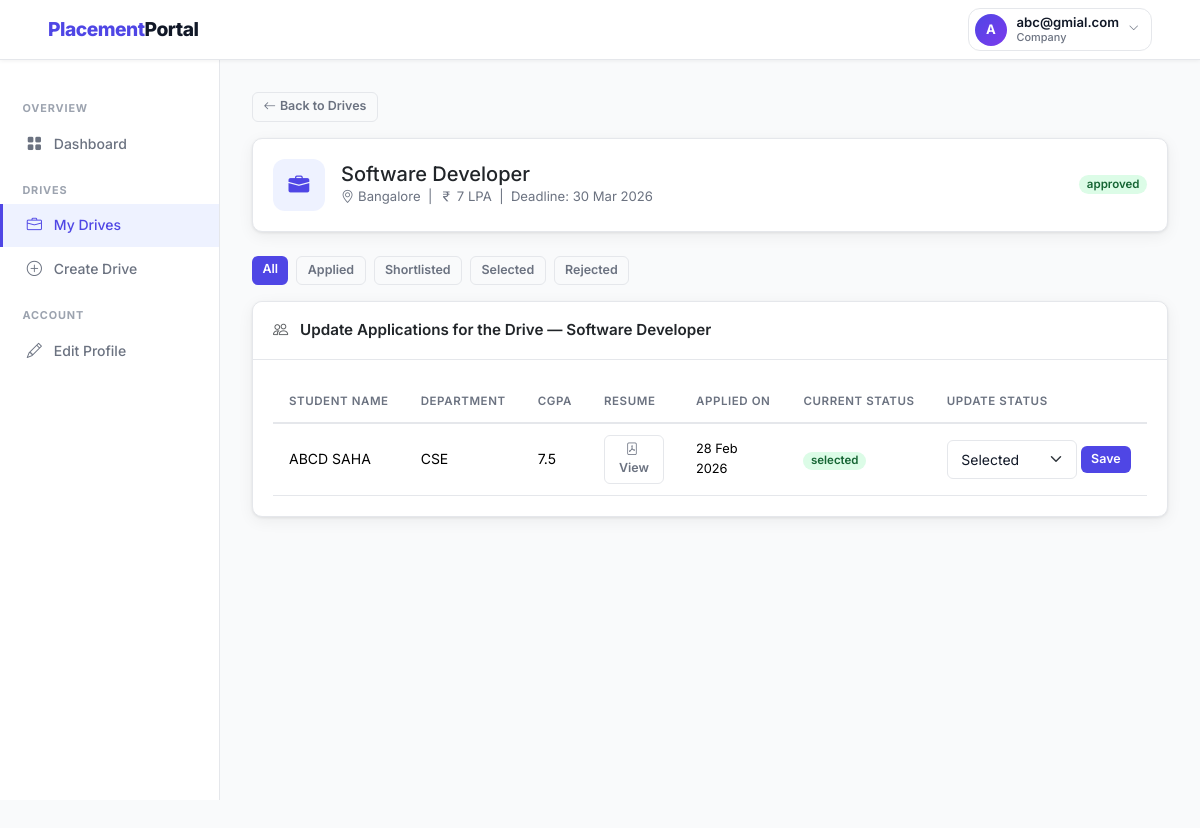
/company/drives/1/applications (signed in), run on the app's committed database.
### backend/models.py (models this page shows, shortened)
class Company(db.Model):
    __tablename__ = 'company'
    id = db.Column(db.Integer, primary_key=True)
    company_name = db.Column(db.String(150), nullable=False)
    email = db.Column(db.String(120), unique=True, nullable=False)
    password_hash = db.Column(db.String(256), nullable=False)
    hr_contact = db.Column(db.String(100))
    phone = db.Column(db.String(20))
    website = db.Column(db.String(200))
    description = db.Column(db.Text)
    approval_status = db.Column(db.String(20), default='pending')
    registered_at = db.Column(db.DateTime, default=datetime.utcnow)
    drives = db.relationship('PlacementDrive', backref='company', lazy=True,
                             cascade='all, delete-orphan')

class PlacementDrive(db.Model):
    __tablename__ = 'placement_drive'
    id = db.Column(db.Integer, primary_key=True)
    company_id = db.Column(db.Integer, db.ForeignKey('company.id'), nullable=False)
    job_title = db.Column(db.String(150), nullable=False)
    job_description = db.Column(db.Text, nullable=False)
    eligibility_criteria = db.Column(db.Text)
    location = db.Column(db.String(100))
    salary_package = db.Column(db.String(100))
    application_deadline = db.Column(db.Date, nullable=False)
    status = db.Column(db.String(20), default='pending')
    created_at = db.Column(db.DateTime, default=datetime.utcnow)
    applications = db.relationship('Application', backref='drive', lazy=True,
                                   cascade='all, delete-orphan')

class Application(db.Model):
    __tablename__ = 'application'
    id               = db.Column(db.Integer, primary_key=True)
    student_id       = db.Column(db.Integer, db.ForeignKey('student.id'), nullable=False)
    drive_id         = db.Column(db.Integer, db.ForeignKey('placement_drive.id'), nullable=False)
    application_date = db.Column(db.DateTime, default=datetime.utcnow)
    status           = db.Column(db.String(20), default='applied')
    __table_args__ = (
        db.UniqueConstraint('student_id', 'drive_id', name='unique_application'),
    )

class Student(db.Model):
    __tablename__ = 'student'
    id = db.Column(db.Integer, primary_key=True)
    full_name = db.Column(db.String(100), nullable=False)
    email = db.Column(db.String(120), unique=True, nullable=False)
    password_hash = db.Column(db.String(256), nullable=False)
    phone = db.Column(db.String(20))
    branch = db.Column(db.String(100))
    year = db.Column(db.String(20))
    cgpa = db.Column(db.Float)
    skills = db.Column(db.Text)
    resume_path = db.Column(db.String(300))
    is_active = db.Column(db.Boolean, default=True)
    registered_at = db.Column(db.DateTime, default=datetime.utcnow)
    applications = db.relationship('Application', backref='student', lazy=True,
                                   cascade='all, delete-orphan')

### backend/routes.py (the view)
    @app.route('/company/drives/<int:drive_id>/applications')
    @login_required('company')
    def company_drive_applications(drive_id):
        company       = Company.query.get(session['user_id'])
        drive         = PlacementDrive.query.get_or_404(drive_id)
        if drive.company_id != company.id:
            flash('Access denied.', 'danger')
            return redirect(url_for('company_drives'))
        status_filter = request.args.get('status', '')
        query         = Application.query.filter_by(drive_id=drive_id)
        if status_filter:
            query = query.filter_by(status=status_filter)
        applications  = query.all()
        return render_template('company/drive_applications.html',
                               drive=drive, applications=applications,
                               status_filter=status_filter)

### backend/routes.py (called while the page is built)
def login_required(role):
    def decorator(f):
        @wraps(f)
        def decorated_function(*args, **kwargs):
            if 'user_id' not in session:
                flash('Please log in to continue.', 'warning')
                return redirect(url_for('auth_login', role=role))
            if session.get('role') != role:
                flash('You do not have permission to view that page.', 'danger')
                return redirect(url_for('home'))
            return f(*args, **kwargs)
        return decorated_function
    return decorator

### templates/company/drive_applications.html (shortened to what this page needs)
{% extends 'layout_dashboard.html' %}
{% block sidebar %}
  <div class="sidebar-section">Overview</div>
  <a href="{{ url_for('company_dashboard') }}" class="sidebar-link"><i class="bi bi-grid-fill"></i> Dashboard</a>
  <div class="sidebar-section">Drives</div>
  <a href="{{ url_for('company_drives') }}" class="sidebar-link active"><i class="bi bi-briefcase"></i> My Drives</a>
  <a href="{{ url_for('company_create_drive') }}" class="sidebar-link"><i class="bi bi-plus-circle"></i> Create Drive</a>
  <div class="sidebar-section">Account</div>
  <a href="{{ url_for('company_edit_profile') }}" class="sidebar-link"><i class="bi bi-pencil"></i> Edit Profile</a>
{% endblock %}
{% block content %}
<div class="mb-3">
  <a href="{{ url_for('company_drives') }}" class="btn btn-outline-secondary btn-sm">
    <i class="bi bi-arrow-left me-1"></i>Back to Drives
  </a>
</div>
<div class="card mb-4">
  <div class="card-body">
    <div class="d-flex align-items-center gap-3 flex-wrap justify-content-between">
      <div class="d-flex align-items-center gap-3">
        <div style="width:52px;height:52px;border-radius:12px;background:var(--primary-lt);
                    display:flex;align-items:center;justify-content:center;
                    font-size:1.3rem;color:var(--primary);">
          <i class="bi bi-briefcase-fill"></i>
        </div>
        <div>
          <h5 class="fw-700 mb-0">{{ drive.job_title }}</h5>
          <div style="font-size:.82rem;color:var(--muted);">
            {% if drive.location %}<i class="bi bi-geo-alt me-1"></i>{{ drive.location }} &nbsp;|&nbsp; {% endif %}
            {% if drive.salary_package %}<i class="bi bi-currency-rupee me-1"></i>{{ drive.salary_package }} &nbsp;|&nbsp; {% endif %}
            Deadline: {{ drive.application_deadline.strftime('%d %b %Y') }}
          </div>
        </div>
      </div>
      <span class="badge badge-{{ drive.status }}">{{ drive.status }}</span>
    </div>
  </div>
</div>
<div class="d-flex gap-2 mb-3 flex-wrap">
  <a href="{{ url_for('company_drive_applications', drive_id=drive.id) }}"
     class="btn btn-sm {{ 'btn-primary' if not status_filter else 'btn-outline-secondary' }}">All</a>
  {% for s in ['applied','shortlisted','selected','rejected'] %}
  <a href="{{ url_for('company_drive_applications', drive_id=drive.id) }}?status={{ s }}"
     class="btn btn-sm {{ 'btn-primary' if status_filter==s else 'btn-outline-secondary' }}">
    {{ s|capitalize }}
  </a>
  {% endfor %}
</div>
<div class="card">
  <div class="card-header">
    <span><i class="bi bi-people me-2 text-muted"></i>
      Update Applications for the Drive — {{ drive.job_title }}
    </span>
  </div>
  <div class="card-body p-0">
    {% if applications %}
    <table class="table mb-0">
      <thead>
        <tr>
          <th>Student Name</th>
          <th>Department</th>
          <th>CGPA</th>
          <th>Resume</th>
          <th>Applied On</th>
          <th>Current Status</th>
          <th>Update Status</th>
        </tr>
      </thead>
      <tbody>
        {% for app in applications %}
        <tr>
          <td class="fw-600">{{ app.student.full_name }}</td>
          <td>{{ app.student.branch or '—' }}</td>
          <td>{{ app.student.cgpa or '—' }}</td>
          <td>
            {% if app.student.resume_path %}
              <a href="/{{ app.student.resume_path }}" target="_blank"
                 class="btn btn-outline-secondary btn-sm">
                <i class="bi bi-file-pdf me-1"></i>View
              </a>
            {% else %}
              <span class="text-muted" style="font-size:.78rem;">—</span>
            {% endif %}
          </td>
          <td style="font-size:.8rem;">{{ app.application_date.strftime('%d %b %Y') }}</td>
          <td><span class="badge badge-{{ app.status }}">{{ app.status }}</span></td>
          <td>
            <form method="POST"
                  action="{{ url_for('company_update_application', app_id=app.id) }}"
                  class="d-flex gap-1 align-items-center">
              <select name="status" class="form-select form-select-sm" style="width:130px;">
                {% for s in ['applied','shortlisted','selected','rejected'] %}
                <option value="{{ s }}" {{ 'selected' if app.status == s }}>
                  {{ s|capitalize }}
                </option>
                {% endfor %}
              </select>
              <button type="submit" class="btn btn-primary btn-sm">Save</button>
            </form>
          </td>
        </tr>
        {% endfor %}
      </tbody>
    </table>
    {% else %}
      <div class="empty-state">
        <i class="bi bi-people"></i>
        <p>No applicants{{ ' with status "' + status_filter + '"' if status_filter else '' }}.</p>
      </div>
    {% endif %}
  </div>
</div>
{% endblock %}

### templates/layout_dashboard.html (shortened to what this page needs)
{% extends 'base.html' %}
{% block body %}
<nav class="navbar navbar-expand-lg fixed-top">
  <div class="container-fluid px-4">
    <a class="navbar-brand" href="{{ url_for('home') }}">
      Placement<span>Portal</span>
    </a>
    <div class="ms-auto d-flex align-items-center gap-3">
      <div class="dropdown">
        <button class="profile-trigger dropdown-toggle"
                data-bs-toggle="dropdown"
                aria-expanded="false">
          <div class="avatar-circle">
            {{ session.name[0]|upper if session.name else '?' }}
          </div>
          <div class="profile-info">
            <span class="profile-name">{{ session.name }}</span>
            <span class="profile-role">{{ session.role|capitalize }}</span>
          </div>
          <i class="bi bi-chevron-down chevron-icon"></i>
        </button>
      </div>
    </div>
  </div>
</nav>
<aside class="sidebar" style="top:60px;">
  {% block sidebar %}{% endblock %}
</aside>
<main class="main-with-sidebar" style="margin-top:60px;">
  {% block content %}{% endblock %}
</main>
{% endblock %}

### static/css/styles.css (style rules this page uses)
:root { --primary: #4f46e5; --primary-dk: #3730a3; --primary-lt: #eef2ff; --success: #16a34a; --danger: #dc2626; --warning: #d97706; --info: #0891b2; --dark: #111827; --muted: #6b7280; --border: #e5e7eb; --bg: #f9fafb; --white: #ffffff; --card-shadow: 0 1px 3px rgba(0,0,0,.08), 0 4px 16px rgba(0,0,0,.06); --radius: 10px; --radius-sm: 6px; --font: 'Inter', -apple-system, BlinkMacSystemFont, 'Segoe UI', sans-serif; }
*, *::before, *::after { box-sizing: border-box; margin: 0; padding: 0; }
body { font-family: var(--font); background: var(--bg); color: var(--dark); min-height: 100vh; font-size: 14.5px; line-height: 1.6; }
a { color: var(--primary); text-decoration: none; }
.navbar { background: var(--white) !important; border-bottom: 1px solid var(--border); box-shadow: 0 1px 4px rgba(0,0,0,.06); padding: 0 1.5rem; height: 60px; }
.navbar-brand { font-size: 1.2rem; font-weight: 800; color: var(--primary) !important; letter-spacing: -.5px; }
.navbar-brand span { color: var(--dark); }
.sidebar { width: 220px; min-height: calc(100vh - 60px); background: var(--white); border-right: 1px solid var(--border); padding: 1.5rem 0; position: fixed; top: 60px; left: 0; }
.sidebar-link { display: flex; align-items: center; gap: .65rem; padding: .6rem 1.4rem; color: var(--muted); font-weight: 500; font-size: .875rem; border-left: 3px solid transparent; transition: all .18s; }
.sidebar-link:hover, .sidebar-link.active { color: var(--primary); background: var(--primary-lt); border-left-color: var(--primary); text-decoration: none; }
.sidebar-link i { width:18px; text-align:center; font-size:.95rem; }
.sidebar-section { font-size: .68rem; font-weight: 700; text-transform: uppercase; letter-spacing: .08em; color: #9ca3af; padding: 1rem 1.4rem .3rem; }
.main-with-sidebar { margin-left: 220px; padding: 2rem; min-height: calc(100vh - 60px); }
.card { background: var(--white); border: 1px solid var(--border) !important; border-radius: var(--radius) !important; box-shadow: var(--card-shadow); }
.card-header { background: var(--white) !important; border-bottom: 1px solid var(--border) !important; padding: 1rem 1.25rem !important; font-weight: 600; font-size: .95rem; border-radius: var(--radius) var(--radius) 0 0 !important; display: flex; align-items: center; justify-content: space-between; }
.card-body { padding: 1.25rem !important; }
.table { font-size:.875rem; }
.table th { font-size: .72rem; text-transform: uppercase; letter-spacing: .05em; color: var(--muted); font-weight: 600; border-bottom: 2px solid var(--border) !important; white-space: nowrap; padding: .75rem 1rem !important; }
.table td { padding: .7rem 1rem !important; vertical-align: middle; border-color: var(--border) !important; }
.badge { font-size:.72rem; font-weight:600; padding:.3em .65em; border-radius:20px; }
.badge-approved { background:#dcfce7; color:#166534; }
.badge-selected { background:#dcfce7; color:#166534; }
.btn { font-family: var(--font); font-weight: 600; font-size: .82rem; border-radius: var(--radius-sm); padding: .4rem .9rem; transition: all .18s; border: none; cursor: pointer; }
.btn-primary { background:var(--primary); color:#fff; }
.btn-outline-secondary { background:transparent; border:1.5px solid var(--border); color:var(--muted); }
.btn-sm { padding:.28rem .65rem; font-size:.78rem; }
.form-control, .form-select { font-family: var(--font); font-size: .875rem; border: 1.5px solid var(--border); border-radius: var(--radius-sm); padding: .5rem .85rem; transition: border-color .18s, box-shadow .18s; color: var(--dark); }
.profile-trigger { display: flex; align-items: center; gap: .6rem; background: transparent; border: 1.5px solid var(--border); border-radius: 12px; padding: .3rem .75rem .3rem .35rem; cursor: pointer; transition: background .18s, box-shadow .18s; outline: none; }
.profile-trigger::after { display: none !important; }
.avatar-circle { width: 32px; height: 32px; border-radius: 50%; background: linear-gradient(135deg, var(--primary), #7c3aed); color: white; font-size: .82rem; font-weight: 700; display: flex; align-items: center; justify-content: center; flex-shrink: 0; letter-spacing: 0; }
.profile-info { display: flex; flex-direction: column; align-items: flex-start; line-height: 1.2; }
.profile-name { font-size: .82rem; font-weight: 600; color: var(--dark); }
.profile-role { font-size: .68rem; color: var(--muted); font-weight: 500; }
.chevron-icon { font-size: .65rem; color: var(--muted); transition: transform .2s; }

### data on the page
Company: name "abc@gmial.com"
PlacementDrive: job_title "Software Developer", location "Bangalore", salary_package "7 LPA", application_deadline "30 Mar 2026", status "approved"
Application: student.full_name "ABCD SAHA", student "CSE", student "7.5", application_date "28 Feb 2026", status "selected"

### other printed values
{{ session.name[0]|upper if session.name else '?' }} "A"
{{ session.role|capitalize }} "Company"
{{ s|capitalize }} "Applied" "Shortlisted" "Selected" "Rejected"
form field status "Selected"
